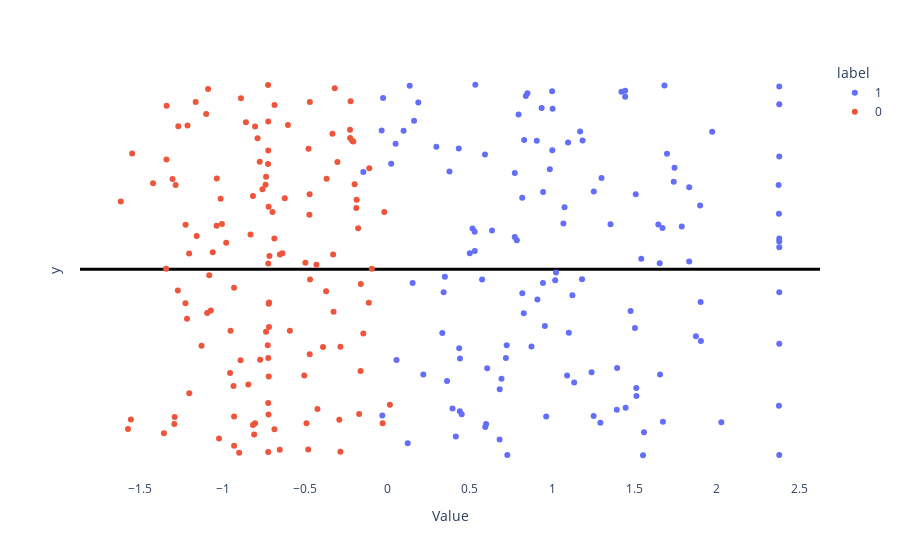

The cell this chart's notebook holds for it:
### Markdown cell above
## Extra visualizations

### Code cell
# Visualize the projections

from lmdoctor import plot_utils, detection_utils
proj_pairs = detection_utils.act_pairs_to_projs(doc.train_acts, doc.direction_info, len(doc.statement_pairs['train']))

layer = 15
projs_true = proj_pairs[0, :, layer]
projs_lie = proj_pairs[1, :, layer]
plot_utils.plot_projs_on_numberline(projs_true, projs_lie)
